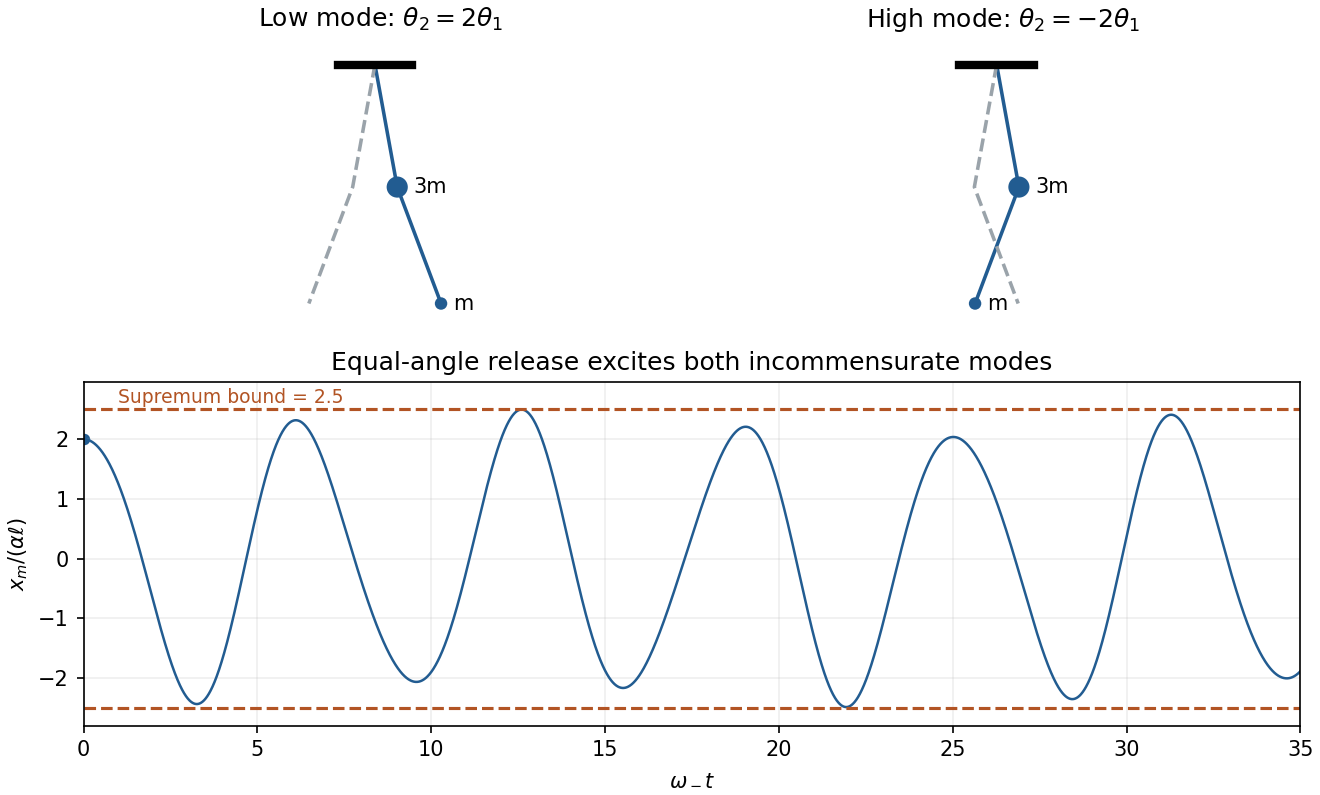

This figure's Python source:
"""Original educational plot; Python 3.14, NumPy and Matplotlib. Writes a basename PNG in the current working directory."""
import numpy as np
import matplotlib
matplotlib.use('Agg')
import matplotlib.pyplot as plt
plt.rcParams.update({'font.size':10,'figure.facecolor':'white','axes.facecolor':'white'})
from matplotlib.patches import Circle
fig=plt.figure(figsize=(8.8,5.3),layout='constrained');gs=fig.add_gridspec(2,2,height_ratios=[1,1.15])
for j,(ratio,title) in enumerate([(2,r'Low mode: $\theta_2=2\theta_1$'),(-2,r'High mode: $\theta_2=-2\theta_1$')]):
 ax=fig.add_subplot(gs[0,j]);theta=.18
 for sgn,col,style in [(1,'#225c91','-'),(-1,'#9aa3aa','--')]:
  p1=np.array([np.sin(sgn*theta),-np.cos(theta)]);p2=p1+np.array([np.sin(sgn*ratio*theta),-np.cos(ratio*theta)])
  ax.plot([0,p1[0],p2[0]],[0,p1[1],p2[1]],style,color=col,lw=1.7)
  if sgn==1:
   ax.add_patch(Circle(p1,.085,facecolor=col));ax.add_patch(Circle(p2,.05,facecolor=col));ax.text(*(p1+np.array([.13,0])),'3m',va='center');ax.text(*(p2+np.array([.1,0])),'m',va='center')
 ax.plot([-.3,.3],[0,0],color='black',lw=4);ax.set(xlim=(-.8,.9),ylim=(-2.2,.2),aspect='equal',title=title);ax.axis('off')
ax=fig.add_subplot(gs[1,:]);t=np.linspace(0,35,5000);xx=(9*np.cos(t)-np.cos(np.sqrt(3)*t))/4;ax.plot(t,xx,color='#225c91',lw=1.2);ax.axhline(2.5,color='#b25424',ls='--');ax.axhline(-2.5,color='#b25424',ls='--');ax.text(1,2.6,'Supremum bound = 2.5',fontsize=9,color='#b25424');ax.scatter([0],[2],color='#225c91',s=20);ax.set(xlabel=r'$\omega_-t$',ylabel=r'$x_m/(\alpha\ell)$',xlim=(0,35),ylim=(-2.8,2.95),title='Equal-angle release excites both incommensurate modes');ax.grid(alpha=.2)
fig.savefig('paper-1-gpp2014-double-pendulum.png',dpi=150,facecolor='white');plt.close(fig)
